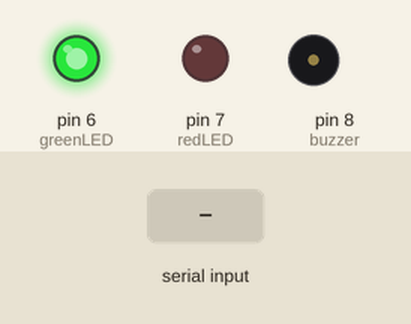
This sketch was run on a simulated Arduino Uno, built with avr-gcc and run on an emulated ATmega328P. Shown: output pins drawn as LEDs (lit = HIGH), buzzer (waves = sounding). The test bench sets the inputs (shaded band).

Above: at 1.2 s.
1.3 s: "A" received over Serial
At 2.5 s:
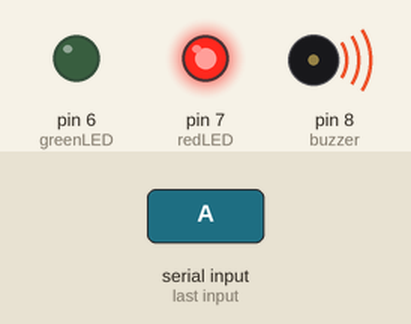
2.8 s: "R" received over Serial
At 3.7 s:
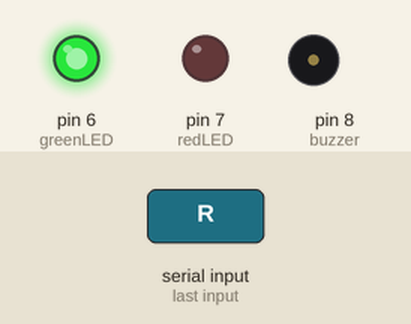
Timing chart, 0 to 5.8 s (numbered marks = the images above; inputs shaded):
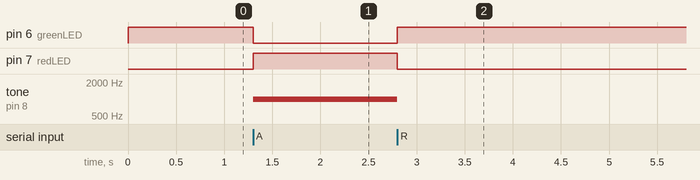

Measured:
- after the input at 1.3 s, pin 6 (greenLED): HIGH → LOW at once; pin 7 (redLED): LOW → HIGH at once; tone on pin 8 (buzzer): silent → 1000 Hz at once
- after the input at 2.8 s, pin 6 (greenLED): LOW → HIGH at once; pin 7 (redLED): HIGH → LOW at once; tone on pin 8 (buzzer): 1000 Hz → silent at once

The sketch:

Arduino_Code.ino
```cpp
const int greenLED = 6;
const int redLED = 7;
const int buzzer = 8;
void setup()
{
  pinMode(greenLED, OUTPUT);
  pinMode(redLED, OUTPUT);
  pinMode(buzzer, OUTPUT);

  digitalWrite(greenLED, HIGH);
  digitalWrite(redLED, LOW);
  noTone(buzzer);

  Serial.begin(9600);
}

void loop()
{
  if (Serial.available())
  {
    char command = Serial.read();

    if (command == 'A')
    {
      digitalWrite(greenLED, LOW);
      digitalWrite(redLED, HIGH);
      tone(buzzer, 1000);  // Play 1kHz tone
    }
    else if (command == 'R')
    {
      digitalWrite(greenLED, HIGH);
      digitalWrite(redLED, LOW);
      noTone(buzzer);
    }
  }
}
```
